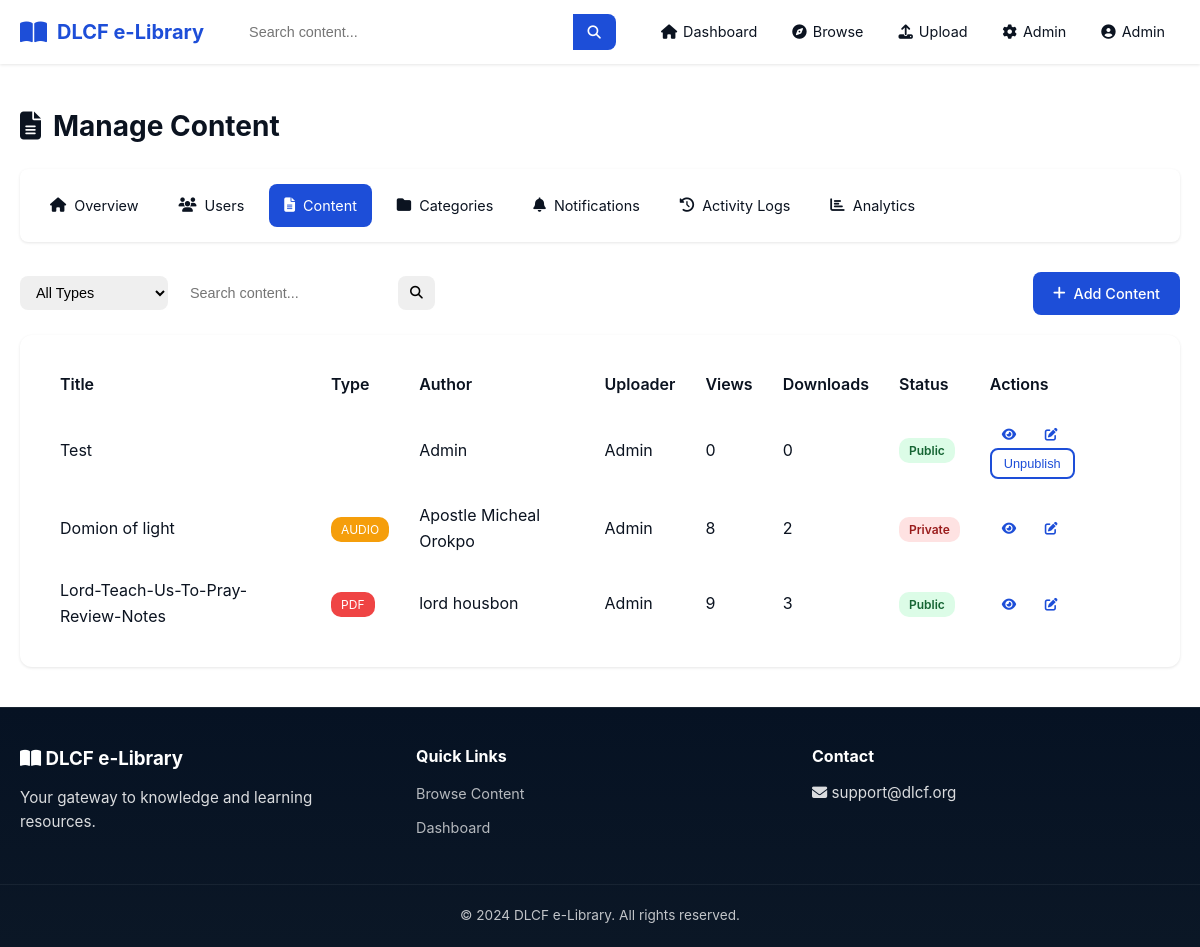
Page /admin/content (signed in) on the committed database.
### models.py (models this page shows, shortened)
class User(UserMixin, db.Model):
    id = db.Column(db.Integer, primary_key=True)
    name = db.Column(db.String(100), nullable=False)
    email = db.Column(db.String(120), unique=True, nullable=False)
    password_hash = db.Column(db.String(255), nullable=False)
    role = db.Column(db.String(20), default='student')
    bio = db.Column(db.Text)
    profile_photo = db.Column(db.String(255))
    created_at = db.Column(db.DateTime, default=datetime.utcnow)
    is_active = db.Column(db.Boolean, default=True)
    contents = db.relationship('Content', backref='uploader', lazy='dynamic')
    activities = db.relationship('ActivityLog', backref='user', lazy='dynamic')
    notifications = db.relationship('Notification', backref='recipient', lazy='dynamic')
    def is_admin(self):
        return self.role == 'admin'
    def can_upload(self):
        return self.role in ['admin', 'teacher']

class Content(db.Model):
    id = db.Column(db.Integer, primary_key=True)
    title = db.Column(db.String(200), nullable=False)
    author = db.Column(db.String(100))
    description = db.Column(db.Text)
    content_type = db.Column(db.String(20), nullable=False)
    file_path = db.Column(db.String(500), nullable=False)
    file_size = db.Column(db.Integer)
    category_id = db.Column(db.Integer, db.ForeignKey('category.id'))
    uploaded_by = db.Column(db.Integer, db.ForeignKey('user.id'), nullable=False)
    is_public = db.Column(db.Boolean, default=True)
    view_count = db.Column(db.Integer, default=0)
    download_count = db.Column(db.Integer, default=0)
    created_at = db.Column(db.DateTime, default=datetime.utcnow)
    updated_at = db.Column(db.DateTime, default=datetime.utcnow, onupdate=datetime.utcnow)
    tags = db.relationship('Tag', secondary=content_tags, lazy='subquery',
                          backref=db.backref('contents', lazy='dynamic'))
    activities = db.relationship('ActivityLog', backref='content', lazy='dynamic')

### routes/admin.py (the view)
@admin_bp.route('/content')
@login_required
@admin_required
def content():
    page = request.args.get('page', 1, type=int)
    type_filter = request.args.get('type', '')
    search = request.args.get('search', '').strip()
    query = Content.query
    if type_filter:
        query = query.filter_by(content_type=type_filter)
    if search:
        query = query.filter(
            (Content.title.ilike(f'%{search}%')) |
            (Content.author.ilike(f'%{search}%'))
        )
    contents = query.order_by(desc(Content.created_at)).paginate(page=page, per_page=20, error_out=False)
    return render_template('admin/content.html', contents=contents, type_filter=type_filter, search=search)

### routes/admin.py (called while the page is built)
def admin_required(f):
    @wraps(f)
    def decorated_function(*args, **kwargs):
        if not current_user.is_authenticated or not current_user.is_admin():
            flash('You do not have permission to access this page.', 'error')
            return redirect(url_for('main.dashboard'))
        return f(*args, **kwargs)
    return decorated_function

### templates/admin/content.html (shortened to what this page needs)
{% extends "base.html" %}
{% block content %}
<div class="admin-page">
    <div class="admin-header">
        <h1><i class="fas fa-file-alt"></i> Manage Content</h1>
    </div>
    <div class="admin-nav">
        <a href="{{ url_for('admin.dashboard') }}"><i class="fas fa-home"></i> Overview</a>
        <a href="{{ url_for('admin.users') }}"><i class="fas fa-users"></i> Users</a>
        <a href="{{ url_for('admin.content') }}" class="active"><i class="fas fa-file-alt"></i> Content</a>
        <a href="{{ url_for('admin.categories') }}"><i class="fas fa-folder"></i> Categories</a>
        <a href="{{ url_for('admin.notifications') }}"><i class="fas fa-bell"></i> Notifications</a>
        <a href="{{ url_for('admin.activity') }}"><i class="fas fa-history"></i> Activity Logs</a>
        <a href="{{ url_for('admin.analytics') }}"><i class="fas fa-chart-bar"></i> Analytics</a>
    </div>
    <div class="admin-toolbar">
        <form action="{{ url_for('admin.content') }}" method="GET" class="filter-form">
            <select name="type" onchange="this.form.submit()">
                <option value="">All Types</option>
            </select>
            <input type="text" name="search" placeholder="Search content..." value="{{ search }}">
            <button type="submit" class="btn btn-sm"><i class="fas fa-search"></i></button>
        </form>
        <a href="{{ url_for('content.upload') }}" class="btn btn-primary"><i class="fas fa-plus"></i> Add Content</a>
    </div>
    <div class="admin-card full-width">
        <table class="admin-table">
            <thead>
                <tr>
                    <th>Title</th>
                    <th>Type</th>
                    <th>Author</th>
                    <th>Uploader</th>
                    <th>Views</th>
                    <th>Downloads</th>
                    <th>Status</th>
                    <th>Actions</th>
                </tr>
            </thead>
            <tbody>
                {% for content in contents.items %}
                <tr>
                    <td>{{ content.title }}</td>
                    <td><span class="type-badge {{ content.content_type }}">{{ content.content_type }}</span></td>
                    <td>{{ content.author or '-' }}</td>
                    <td>{{ content.uploader.name }}</td>
                    <td>{{ content.view_count }}</td>
                    <td>{{ content.download_count }}</td>
                    <td><span class="status-badge {% if content.is_public %}public{% else %}private{% endif %}">{{ 'Public' if content.is_public else 'Private' }}</span></td>
                    <td>
                        <a href="{{ url_for('content.view', content_id=content.id) }}" class="btn btn-sm"><i class="fas fa-eye"></i></a>
                        <a href="{{ url_for('content.edit', content_id=content.id) }}" class="btn btn-sm"><i class="fas fa-edit"></i></a>
                        {% if content.content_type == 'live' %}
                        <form action="{{ url_for('admin.toggle_publish', content_id=content.id) }}" method="POST" style="display:inline">
                            <button type="submit" class="btn btn-sm btn-outline">{% if content.is_public %}Unpublish{% else %}Publish{% endif %}</button>
                        </form>
                        {% endif %}
                    </td>
                </tr>
                {% endfor %}
            </tbody>
        </table>
    </div>
</div>
{% endblock %}

### templates/base.html (shortened to what this page needs)
<!DOCTYPE html>
<html lang="en">
<head>
    <link rel="stylesheet" href="{{ url_for('static', filename='css/style.css') }}">
    <link rel="stylesheet" href="https://cdnjs.cloudflare.com/ajax/libs/font-awesome/6.4.0/css/all.min.css">
</head>
<body class="{% if request.endpoint == 'main.index' %}landing{% endif %}" data-endpoint="{{ request.endpoint }}">
    <nav class="navbar">
        <div class="nav-container">
            <a href="{{ url_for('main.index') }}" class="nav-logo">
                <i class="fas fa-book-open"></i>
                <span>DLCF e-Library</span>
            </a>
            {% if current_user.is_authenticated %}
            <div class="nav-search">
                <form action="{{ url_for('main.browse') }}" method="GET">
                    <input type="text" name="q" placeholder="Search content..." value="{{ request.args.get('q', '') }}">
                    <button type="submit"><i class="fas fa-search"></i></button>
                </form>
            </div>
            {% endif %}
            <ul class="nav-menu" id="navMenu">
                {% if current_user.is_authenticated %}
                <li><a href="{{ url_for('main.dashboard') }}"><i class="fas fa-home"></i> Dashboard</a></li>
                <li><a href="{{ url_for('main.browse') }}"><i class="fas fa-compass"></i> Browse</a></li>
                {% if current_user.can_upload() %}
                <li><a href="{{ url_for('content.upload') }}"><i class="fas fa-upload"></i> Upload</a></li>
                {% endif %}
                {% if current_user.is_admin() %}
                <li><a href="{{ url_for('admin.dashboard') }}"><i class="fas fa-cog"></i> Admin</a></li>
                {% endif %}
                <li class="nav-dropdown">
                    <a href="#" class="dropdown-toggle">
                        <i class="fas fa-user-circle"></i> {{ current_user.name }}
                    </a>
                </li>
                {% else %}
                <li><a href="{{ url_for('auth.login') }}"><i class="fas fa-sign-in-alt"></i> Login</a></li>
                <li><a href="{{ url_for('auth.register') }}" class="btn-nav">Register</a></li>
                {% endif %}
            </ul>
        </div>
    </nav>
    <main class="main-content">
        {% block content %}{% endblock %}
    </main>
    <footer class="footer">
        <div class="footer-content">
            <div class="footer-section">
                <h3><i class="fas fa-book-open"></i> DLCF e-Library</h3>
                <p>Your gateway to knowledge and learning resources.</p>
            </div>
            <div class="footer-section">
                <h4>Quick Links</h4>
                <ul>
                    <li><a href="{{ url_for('main.browse') }}">Browse Content</a></li>
                    <li><a href="{{ url_for('main.dashboard') }}">Dashboard</a></li>
                </ul>
            </div>
            <div class="footer-section">
                <h4>Contact</h4>
                <p><i class="fas fa-envelope"></i> support@dlcf.org</p>
            </div>
        </div>
        <div class="footer-bottom">
            <p>&copy; 2024 DLCF e-Library. All rights reserved.</p>
        </div>
    </footer>
</body>
</html>

### rows in the picture
User: name "Admin"
Content: title "Test", author "Admin", uploader.name "Admin", view_count "0", download_count "0", is_public "Public", shows "Unpublish"
Content: title "Domion of light", content_type "AUDIO", author "Apostle Micheal Orokpo", uploader.name "Admin", view_count "8", download_count "2", is_public "Private"
Content: title "Lord-Teach-Us-To-Pray-Review-Notes", content_type "PDF", author "lord housbon", uploader.name "Admin", view_count "9", download_count "3", is_public "Public"
